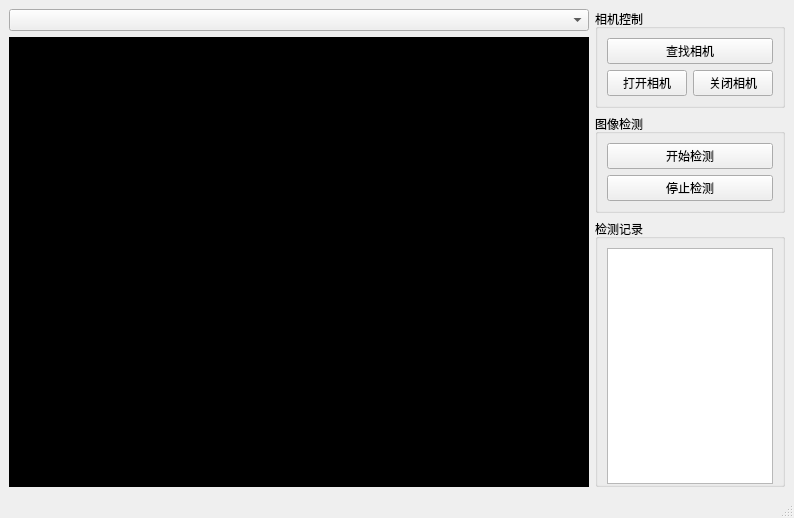
<?xml version="1.0" encoding="UTF-8"?>
<ui version="4.0">
 <class>MainWindow</class>
 <widget class="QMainWindow" name="MainWindow">
  <property name="geometry">
   <rect>
    <x>0</x>
    <y>0</y>
    <width>786</width>
    <height>518</height>
   </rect>
  </property>
  <property name="windowTitle">
   <string>预制梁外观质量缺陷检测</string>
  </property>
  <property name="windowIcon">
   <iconset>
    <normaloff>../ico_camera.png</normaloff>../ico_camera.png</iconset>
  </property>
  <widget class="QWidget" name="centralwidget">
   <layout class="QGridLayout" name="gridLayout_4">
    <item row="0" column="0">
     <layout class="QHBoxLayout" name="horizontalLayout_2" stretch="20,1">
      <item>
       <layout class="QVBoxLayout" name="verticalLayout_3" stretch="3,12">
        <item>
         <widget class="QComboBox" name="ComboDevices">
          <property name="sizePolicy">
           <sizepolicy hsizetype="Minimum" vsizetype="Fixed">
            <horstretch>0</horstretch>
            <verstretch>0</verstretch>
           </sizepolicy>
          </property>
          <property name="minimumSize">
           <size>
            <width>580</width>
            <height>20</height>
           </size>
          </property>
         </widget>
        </item>
        <item>
         <widget class="QLabel" name="pictureView">
          <property name="sizePolicy">
           <sizepolicy hsizetype="Minimum" vsizetype="Preferred">
            <horstretch>0</horstretch>
            <verstretch>0</verstretch>
           </sizepolicy>
          </property>
          <property name="minimumSize">
           <size>
            <width>580</width>
            <height>448</height>
           </size>
          </property>
          <property name="styleSheet">
           <string notr="true">background-color: black</string>
          </property>
          <property name="text">
           <string/>
          </property>
          <property name="scaledContents">
           <bool>true</bool>
          </property>
         </widget>
        </item>
       </layout>
      </item>
      <item>
       <layout class="QGridLayout" name="gridLayout_5" columnstretch="0">
        <item row="1" column="0">
         <widget class="QGroupBox" name="groupCamera">
          <property name="sizePolicy">
           <sizepolicy hsizetype="Preferred" vsizetype="Preferred">
            <horstretch>0</horstretch>
            <verstretch>0</verstretch>
           </sizepolicy>
          </property>
          <property name="title">
           <string>相机控制</string>
          </property>
          <layout class="QGridLayout" name="gridLayout">
           <item row="2" column="0">
            <widget class="QPushButton" name="bnOpen">
             <property name="sizePolicy">
              <sizepolicy hsizetype="Minimum" vsizetype="Fixed">
               <horstretch>0</horstretch>
               <verstretch>0</verstretch>
              </sizepolicy>
             </property>
             <property name="text">
              <string>打开相机</string>
             </property>
            </widget>
           </item>
           <item row="0" column="0" colspan="2">
            <widget class="QPushButton" name="bnEnum">
             <property name="sizePolicy">
              <sizepolicy hsizetype="Minimum" vsizetype="Fixed">
               <horstretch>0</horstretch>
               <verstretch>0</verstretch>
              </sizepolicy>
             </property>
             <property name="text">
              <string>查找相机</string>
             </property>
            </widget>
           </item>
           <item row="2" column="1">
            <widget class="QPushButton" name="bnClose">
             <property name="sizePolicy">
              <sizepolicy hsizetype="Minimum" vsizetype="Fixed">
               <horstretch>0</horstretch>
               <verstretch>0</verstretch>
              </sizepolicy>
             </property>
             <property name="text">
              <string>关闭相机</string>
             </property>
            </widget>
           </item>
          </layout>
         </widget>
        </item>
        <item row="2" column="0">
         <widget class="QGroupBox" name="groupDetect">
          <property name="title">
           <string>图像检测</string>
          </property>
          <layout class="QGridLayout" name="gridLayout_2">
           <item row="0" column="0">
            <widget class="QPushButton" name="bnStart">
             <property name="text">
              <string>开始检测</string>
             </property>
            </widget>
           </item>
           <item row="1" column="0">
            <widget class="QPushButton" name="bnStop">
             <property name="text">
              <string>停止检测</string>
             </property>
            </widget>
           </item>
          </layout>
         </widget>
        </item>
        <item row="3" column="0">
         <widget class="QGroupBox" name="groupResult">
          <property name="title">
           <string>检测记录</string>
          </property>
          <layout class="QVBoxLayout" name="verticalLayout_13">
           <property name="spacing">
            <number>6</number>
           </property>
           <property name="bottomMargin">
            <number>0</number>
           </property>
           <item>
            <widget class="QTableView" name="resultTable">
             <property name="autoScrollMargin">
              <number>16</number>
             </property>
            </widget>
           </item>
          </layout>
         </widget>
        </item>
       </layout>
      </item>
     </layout>
    </item>
   </layout>
  </widget>
  <widget class="QStatusBar" name="statusbar"/>
 </widget>
 <resources/>
 <connections/>
</ui>
